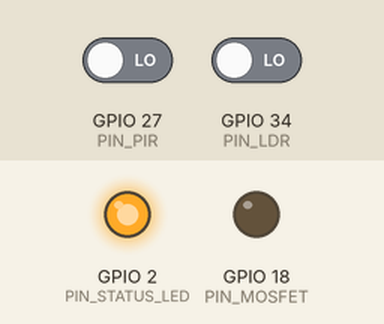
A sketch run on a simulated ESP32. Parts: output pins drawn as LEDs (lit = HIGH). Inputs (shaded band) come from the test bench; at power-on: GPIO 34 (PIN_LDR) LOW, GPIO 27 (PIN_PIR) LOW. WiFi joins after 1.5 s; servers stay silent unless stated; uploads are accepted with an empty reply; what the sketch prints to the serial monitor is not drawn.

Above: at 3.9 s.
4.0 s: GPIO 34 (PIN_LDR) driven HIGH
At 5.0 s:
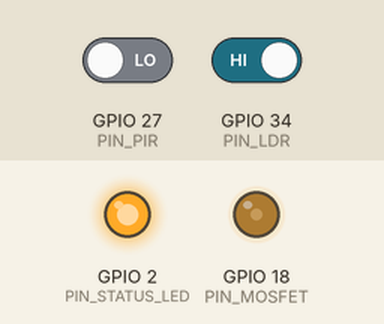
5.5 s: GPIO 27 (PIN_PIR) driven HIGH
At 6.1 s:
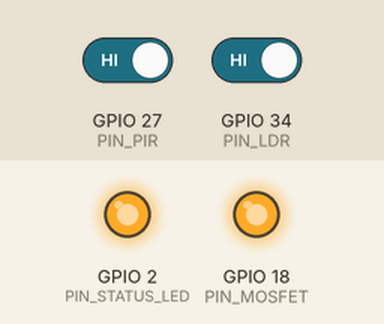
7.0 s: GPIO 27 (PIN_PIR) driven LOW and GPIO 34 (PIN_LDR) driven LOW
At 8.4 s:
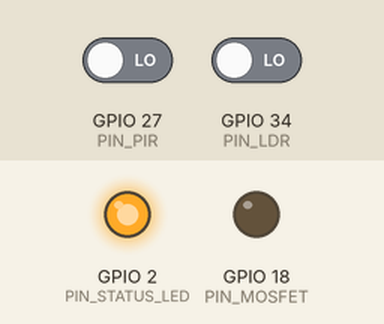
Timing chart, 0 to 10.0 s (numbered marks = the images above; inputs shaded):
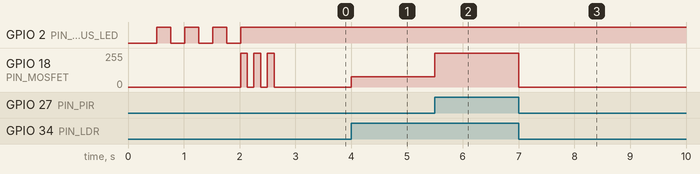

Measured:
- after the input at 4.0 s, GPIO 18 (PIN_MOSFET): 0/255 → 77/255 at once
- after the input at 5.5 s, GPIO 18 (PIN_MOSFET): 77/255 → 255/255 at once
- after the input at 7.0 s, GPIO 18 (PIN_MOSFET): 255/255 → 0/255 at once

The sketch:

campus_safety_node.ino
```cpp
/**********************************************************************************
 * Project: Campus Safety & Foot-Traffic Telemetry Node (Gym 7)
 * Edition: Smart Grid Edition (Mains 5V DC - No Solar Battery Complexity)
 * Target Board: ESP32 Dev Module (Dual-Core FreeRTOS Architecture)
 * Hardware Connections:
 *   - PIR Motion Sensor (HC-SR501) -> GPIO 27 (Digital IN)
 *   - LDR Module (Ambient Light)   -> GPIO 34 (Digital IN ขา DO)
 *   - MOSFET Module / LED          -> GPIO 18 (PWM 5kHz)
 *   - Onboard Status LED           -> GPIO 2  (Wi-Fi Online/Offline Indicator)
 *   - Power Supply: 5V DC Adapter / USB
 **********************************************************************************/

#include <WiFi.h>
#include <HTTPClient.h>
#include <WiFiClientSecure.h>

// ==========================================
// 1. ตั้งค่า Wi-Fi และ Google Apps Script
// ==========================================
const char* WIFI_SSID         = "acaii";
const char* WIFI_PASSWORD     = "11111111";
const char* GOOGLE_SCRIPT_URL = "https://script.google.com/macros/s/AKfycbzncy-C_VV7vz-ZxKnKT_dgyhzXmPWLef3YGY6YuxaTJczWhCDAvPu5xad_2v3xgNjT/exec";
const char* NODE_ID           = "NODE-GYM7-01";

// ==========================================
// 2. กำหนดขาพิน (Hardware Pinout)
// ==========================================
const int PIN_PIR        = 27;  // Digital In: PIR Motion Sensor (HC-SR501 OUT)
const int PIN_LDR        = 34;  // Digital In: ขา DO จากโมดูลเซนเซอร์วัดแสง (LM393)
const int PIN_MOSFET     = 18;  // PWM Out: ควบคุมการหรี่ไฟ LED ทางเดิน
const int PIN_STATUS_LED = 2;   // Digital Out: ไฟสถานะ Wi-Fi บนบอร์ด ESP32 (Onboard Blue LED)

// ==========================================
// 3. ตั้งค่า PWM สำหรับ LEDC
// ==========================================
const int PWM_CHANNEL    = 0;
const int PWM_FREQ       = 5000; // 5 kHz
const int PWM_RESOLUTION = 8;    // 8-bit (0 - 255)

const int DUTY_OFF   = 0;    // 0% (เวลากลางวัน ดับไฟประหยัดพลังงาน)
const int DUTY_DIM   = 77;   // 30% Eco-Ambient Glow (กลางคืนไม่มีคน)
const int DUTY_FULL  = 255;  // 100% Emergency / Walkway Illumination (คนเดินผ่าน)

// ==========================================
// 4. ค่า Threshold และ Timing
// ==========================================
const int LDR_NIGHT_STATE           = HIGH;   // ขา DO: มืด = HIGH, สว่าง = LOW
const unsigned long LIGHT_HOLD_TIME = 15000;  // เร่งไฟ 100% ค้างไว้นาน 15 วินาที
const unsigned long LOITER_TIME     = 25000;  // ยืนแช่เกิน 25 วินาที = แจ้งเตือน Loitering

// ==========================================
// 5. ตัวแปรสถานะระบบ
// ==========================================
int   trafficCount        = 0;
bool  prevPirState        = LOW;
bool  isNight             = false;
bool  motionActive        = false;
bool  isLoitering         = false;
int   currentDutyCycle    = DUTY_OFF;
float currentPowerWatts   = 0.6;

unsigned long motionStartTime   = 0;
unsigned long pirHighStartTime  = 0;

// FreeRTOS Task Handle สำหรับสื่อสารข้ามแกน (Core 1 -> Core 0)
TaskHandle_t telemetryTaskHandle = NULL;

void sendTelemetry(String nodeId, int count, String lightState, float watts, String alertState);
void telemetryTask(void *pvParameters);
void setLightDuty(int duty);

void setLightDuty(int duty) {
#if defined(ESP_ARDUINO_VERSION_MAJOR) && (ESP_ARDUINO_VERSION_MAJOR >= 3)
  ledcWrite(PIN_MOSFET, duty);
#else
  ledcWrite(PWM_CHANNEL, duty);
#endif
}

void setup() {
  Serial.begin(115200);
  delay(500);
  Serial.println("\n==================================================");
  Serial.println("  CAMPUS SAFETY & FOOT-TRAFFIC TELEMETRY NODE");
  Serial.println("  Real-time Event-Driven Grid Edition (Gym 7)");
  Serial.println("==================================================");

  pinMode(PIN_PIR, INPUT_PULLDOWN);
  pinMode(PIN_LDR, INPUT);
  pinMode(PIN_STATUS_LED, OUTPUT);
  digitalWrite(PIN_STATUS_LED, LOW);

  // ตั้งค่า PWM ขับหลอดไฟ LED
#if defined(ESP_ARDUINO_VERSION_MAJOR) && (ESP_ARDUINO_VERSION_MAJOR >= 3)
  ledcAttach(PIN_MOSFET, PWM_FREQ, PWM_RESOLUTION);
  setLightDuty(DUTY_OFF);
#else
  ledcSetup(PWM_CHANNEL, PWM_FREQ, PWM_RESOLUTION);
  ledcAttachPin(PIN_MOSFET, PWM_CHANNEL);
  setLightDuty(DUTY_OFF);
#endif

  // 1. เชื่อมต่อ Wi-Fi พร้อมแจ้งเตือนผ่านไฟสถานะ
  Serial.print("[WiFi] Connecting to: ");
  Serial.println(WIFI_SSID);
  WiFi.mode(WIFI_STA);
  WiFi.begin(WIFI_SSID, WIFI_PASSWORD);

  int retries = 0;
  while (WiFi.status() != WL_CONNECTED && retries < 30) {
    // กะพริบไฟสถานะบนบอร์ดถี่ๆ แสดงว่ากำลังพยายามเชื่อมต่อ
    digitalWrite(PIN_STATUS_LED, !digitalRead(PIN_STATUS_LED));
    delay(250);
    Serial.print(".");
    retries++;
  }

  // 2. การแจ้งเตือนที่ฝั่งฮาร์ดแวร์เมื่อต่อเน็ตสำเร็จ (Hardware Internet Connected Alerts)
  if (WiFi.status() == WL_CONNECTED) {
    Serial.println("\n[WiFi] Online! IP: " + WiFi.localIP().toString());

    // แจ้งเตือน 1: ไฟสถานะบนบอร์ด (GPIO 2) ติดสว่างค้าง 100% บ่งบอกว่า "Internet Online"
    digitalWrite(PIN_STATUS_LED, HIGH);

    // แจ้งเตือน 2: ไฟโคมทางเดิน (GPIO 18) กะพริบยืนยันต้อนรับ 3 ครั้ง (Triple Welcome Flash)
    for (int i = 0; i < 3; i++) {
      setLightDuty(DUTY_FULL);
      delay(120);
      setLightDuty(DUTY_OFF);
      delay(120);
    }
  } else {
    Serial.println("\n[WiFi] Offline Fallback - Autonomous Mode Running.");
    digitalWrite(PIN_STATUS_LED, LOW);
  }

  // 3. แยกงานส่ง Telemetry ขึ้น Cloud ไปรันเบื้องหลังบน Core 0
  // ให้ Core 1 ทำหน้าที่ควบคุมแสงไฟ Real-Time 100% ใน 0.0001 วินาที
  xTaskCreatePinnedToCore(
    telemetryTask,
    "telemetryTask",
    8192,
    NULL,
    1,
    &telemetryTaskHandle,
    0
  );
}

void loop() {
  unsigned long now = millis();

  int ldrState = digitalRead(PIN_LDR);
  int pirState = digitalRead(PIN_PIR);
  isNight = (ldrState == LDR_NIGHT_STATE);

  // 1. ตรวจจับคนเดินผ่าน (Rising Edge) -> เร่งไฟทันที 0.001s + ปลุก Core 0 ส่ง Cloud ทันที!
  if (pirState == HIGH && prevPirState == LOW) {
    trafficCount++;
    motionActive = true;
    motionStartTime = now;
    pirHighStartTime = now;
    Serial.printf("[Event] Pedestrian Passed! Total Count: %d\n", trafficCount);

    // ⚡ REAL-TIME EVENT-DRIVEN TRIGGER:
    // ส่งสัญญาณปลุก Core 0 ให้ยิงข้อมูลขึ้นแดชบอร์ดทันที โดยไม่ต้องรอรอบเวลา!
    if (telemetryTaskHandle != NULL) {
      xTaskNotifyGive(telemetryTaskHandle);
    }
  }

  // 2. ตรวจจับพฤติกรรมป้วนเปี้ยนผิดปกติ (Loitering Watchdog)
  if (pirState == HIGH) {
    if (now - pirHighStartTime > LOITER_TIME) {
      if (!isLoitering) {
        isLoitering = true;
        Serial.println("[SECURITY] >>> LOITERING DETECTED AT GYM 7 <<<");
        if (telemetryTaskHandle != NULL) {
          xTaskNotifyGive(telemetryTaskHandle);
        }
      }
    }
  } else {
    isLoitering = false;
  }
  prevPirState = pirState;

  // 3. ควบคุมแสงไฟตาม State Machine (Real-time ใน 0.0001 วินาที)
  if (!isNight) {
    currentDutyCycle = DUTY_OFF;
    currentPowerWatts = 0.6;
  } else {
    if (motionActive) {
      currentDutyCycle = DUTY_FULL;
      currentPowerWatts = 8.5; // โหลดไฟ 100%
      if (now - motionStartTime > LIGHT_HOLD_TIME) {
        motionActive = false;
        // เมื่อไฟดับลงโหมดหรี่ ส่งข้อมูลอัปเดตสถานะแดชบอร์ดทันที
        if (telemetryTaskHandle != NULL) {
          xTaskNotifyGive(telemetryTaskHandle);
        }
      }
    } else {
      currentDutyCycle = DUTY_DIM;
      currentPowerWatts = 2.8; // โหมดหรี่ไฟประหยัดพลังงาน 30%
    }
  }

  setLightDuty(currentDutyCycle);
}

// ====================================================================
// Background Telemetry Task (รันแยกบน Core 0 ไม่รบกวนการเปิด-ปิดไฟ)
// รองรับ Real-time Event-Driven Push ทันทีที่มีคนเดินผ่าน
// ====================================================================
void telemetryTask(void *pvParameters) {
  unsigned long lastSendTime = 0;
  const unsigned long MIN_SEND_INTERVAL  = 1200; // ป้องกันการส่งซ้ำถี่เกินไปไม่เกิน 1.2 วินาทีต่อครั้ง
  const unsigned long HEARTBEAT_INTERVAL = 5000; // ส่ง Heartbeat ทุก 5 วินาทีหากไม่มีความเคลื่อนไหว

  for (;;) {
    // รอรับสัญญาณ Notify เมื่อมีคนเดิน หรือรอจนครบ Heartbeat Interval
    ulTaskNotifyTake(pdTRUE, pdMS_TO_TICKS(HEARTBEAT_INTERVAL));

    unsigned long now = millis();
    if (now - lastSendTime < MIN_SEND_INTERVAL) {
      vTaskDelay(pdMS_TO_TICKS(MIN_SEND_INTERVAL - (now - lastSendTime)));
    }

    // ตรวจสอบและดูแลสถานะการเชื่อมต่อ Wi-Fi
    if (WiFi.status() != WL_CONNECTED) {
      digitalWrite(PIN_STATUS_LED, LOW); // ดับไฟแจ้งเตือนว่าเน็ตหลุด
      WiFi.reconnect();
      vTaskDelay(pdMS_TO_TICKS(800));
      if (WiFi.status() == WL_CONNECTED) {
        digitalWrite(PIN_STATUS_LED, HIGH); // ติดสว่างเมื่อเน็ตกลับมา
      } else {
        continue;
      }
    } else {
      digitalWrite(PIN_STATUS_LED, HIGH); // ติดสว่างค้าง 100%
    }

    int count = trafficCount;
    float watts = currentPowerWatts;
    String lightStatusStr = (!isNight) ? "DAY_OFF" : (motionActive ? "100%_ACTIVE" : "30%_AMBIENT");
    String alertStatusStr = isLoitering ? "LOITERING_ALERT" : "NORMAL";

    Serial.printf("[Telemetry] Light: %s | Power: %.1fW | Count: %d | Alert: %s\n",
                  lightStatusStr.c_str(), watts, count, alertStatusStr.c_str());

    sendTelemetry(NODE_ID, count, lightStatusStr, watts, alertStatusStr);
    lastSendTime = millis();
  }
}

void sendTelemetry(String nodeId, int count, String lightState, float watts, String alertState) {
  WiFiClientSecure client;
  client.setInsecure(); // ไม่ตรวจสอบ SSL เพื่อความลื่นไหลระดับ Real-time

  HTTPClient http;
  http.begin(client, GOOGLE_SCRIPT_URL);
  http.setFollowRedirects(HTTPC_DISABLE_FOLLOW_REDIRECTS);
  http.addHeader("Content-Type", "application/json");

  String jsonPayload = "{";
  jsonPayload += "\"node_id\":\"" + nodeId + "\",";
  jsonPayload += "\"traffic_count\":" + String(count) + ",";
  jsonPayload += "\"light_status\":\"" + lightState + "\",";
  jsonPayload += "\"power_watts\":" + String(watts, 1) + ",";
  jsonPayload += "\"alert_status\":\"" + alertState + "\"";
  jsonPayload += "}";

  int httpCode = http.POST(jsonPayload);
  if (httpCode == 200 || httpCode == 302 || httpCode == 301) {
    Serial.printf("[HTTP] Sync Success -> Google Sheet Updated! (Code: %d)\n", httpCode);
  } else if (httpCode > 0) {
    Serial.printf("[HTTP] Server Response (Code: %d)\n", httpCode);
  } else {
    Serial.printf("[HTTP] Sync Error: %s\n", http.errorToString(httpCode).c_str());
  }
  http.end();
}
```
